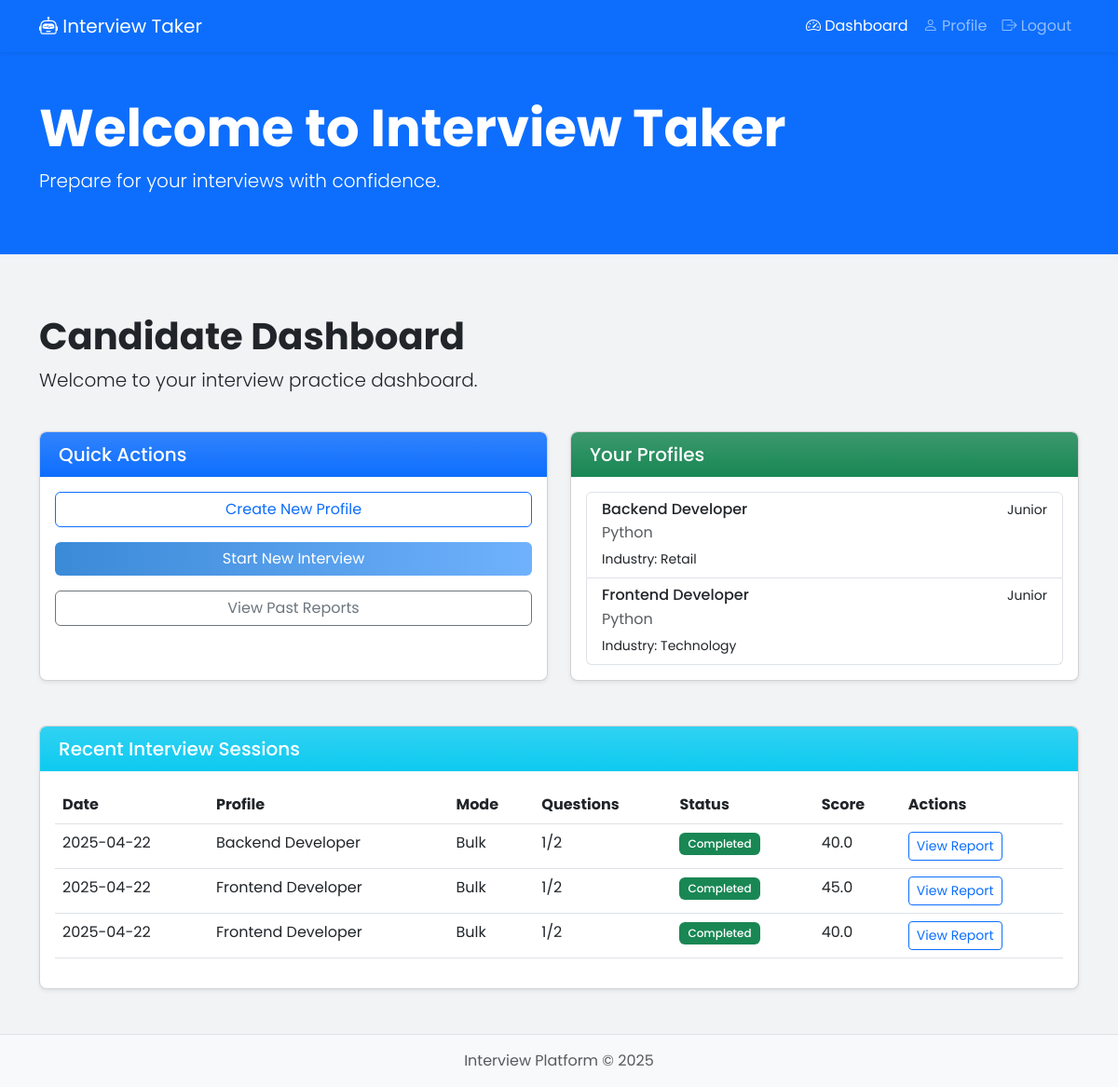
The app's page /dashboard (signed in) with its own data.
### app/models.py (models this page shows)
class Profile(db.Model):
    __tablename__ = 'profiles'
    id = db.Column(db.Integer, primary_key=True)
    user_id = db.Column(db.Integer, db.ForeignKey('users.id'), nullable=False)
    name = db.Column(db.String(100), nullable=False)
    email = db.Column(db.String(120))
    phone = db.Column(db.String(20))
    profile_type = db.Column(db.String(100), nullable=False)
    skills = db.Column(db.String(500))
    experience_level = db.Column(db.String(50), nullable=False)
    target_industry = db.Column(db.String(100), nullable=False)
    created_at = db.Column(db.DateTime, default=datetime.utcnow)
    updated_at = db.Column(db.DateTime, default=datetime.utcnow, onupdate=datetime.utcnow)

class Session(db.Model):
    __tablename__ = 'sessions'
    id = db.Column(db.Integer, primary_key=True)
    user_id = db.Column(db.Integer, db.ForeignKey('users.id'), nullable=False)
    profile_id = db.Column(db.Integer, db.ForeignKey('profiles.id'), nullable=False)
    job_title = db.Column(db.String(200), nullable=False)
    job_description = db.Column(db.Text, nullable=False)
    total_questions = db.Column(db.Integer, nullable=False)
    current_question_index = db.Column(db.Integer, default=0)
    mode = db.Column(db.String(20), nullable=False, default='interactive')  # 'interactive' or 'bulk'
    completed = db.Column(db.Boolean, default=False)
    created_at = db.Column(db.DateTime, default=datetime.utcnow)
    completed_at = db.Column(db.DateTime)
    overall_score = db.Column(db.Float, nullable=True)
    questions = db.relationship('Question', backref='session', lazy=True)
    profile = db.relationship('Profile', backref='sessions', lazy=True)

### app/routes/dashboard.py (the view)
@dashboard_bp.route('/dashboard')
def dashboard():
    if 'user_id' not in session:
        flash('Please login to access the dashboard', 'error')
        return redirect(url_for('auth_bp.login'))
    user_id = session['user_id']
    profiles = Profile.query.filter_by(user_id=user_id).all()
    active_sessions = InterviewSession.query.filter_by(user_id=user_id, completed=False).all()
    completed_sessions = InterviewSession.query.filter_by(user_id=user_id, completed=True).all()
    interview_sessions = active_sessions + completed_sessions
    return render_template('dashboard.html',
                         profiles=profiles,
                         interview_sessions=interview_sessions)

### app/__init__.py (called while the page is built)
@app.context_processor
def inject_now():
    return {'now': datetime.utcnow}

### app/templates/dashboard.html (shortened to what this page needs)
{% extends 'base.html' %}
{% block content %}
<div class="row mb-4">
    <div class="col">
        <h1 class="display-6 fw-bold">Candidate Dashboard</h1>
        <p class="lead">Welcome to your interview practice dashboard.</p>
    </div>
</div>
<div class="row mb-4">
    <div class="col-md-6 mb-4">
        <div class="card shadow-sm h-100">
            <div class="card-header bg-primary bg-gradient text-white">
                <h5 class="mb-0">Quick Actions</h5>
            </div>
            <div class="card-body">
                <div class="d-grid gap-3">
                    <a href="{{ url_for('dashboard_bp.profile') }}" class="btn btn-outline-primary">Create New Profile</a>
                    <a href="{{ url_for('dashboard_bp.start_interview') }}" class="btn btn-primary">Start New Interview</a>
                    <a href="{{ url_for('report_bp.reports') }}" class="btn btn-outline-secondary">View Past Reports</a>
                </div>
            </div>
        </div>
    </div>
    <div class="col-md-6 mb-4">
        <div class="card shadow-sm h-100">
            <div class="card-header bg-success bg-gradient text-white">
                <h5 class="mb-0">Your Profiles</h5>
            </div>
            <div class="card-body">
                {% if profiles %}
                <div class="list-group">
                    {% for profile in profiles %}
                    <div class="list-group-item">
                        <div class="d-flex w-100 justify-content-between">
                            <h6 class="mb-1">{{ profile.profile_type }}</h6>
                            <small>{{ profile.experience_level }}</small>
                        </div>
                        <p class="mb-1 text-muted">{{ profile.skills }}</p>
                        <small>Industry: {{ profile.target_industry }}</small>
                    </div>
                    {% endfor %}
                </div>
                {% else %}
                <div class="text-center py-4">
                    <p>You haven't created any profiles yet.</p>
                    <a href="{{ url_for('dashboard_bp.profile') }}" class="btn btn-primary">Create Profile</a>
                </div>
                {% endif %}
            </div>
        </div>
    </div>
</div>
<div class="row">
    <div class="col-12">
        <div class="card shadow-sm">
            <div class="card-header bg-info bg-gradient text-white">
                <h5 class="mb-0">Recent Interview Sessions</h5>
            </div>
            <div class="card-body">
                {% if interview_sessions %}
                <div class="table-responsive">
                    <table class="table table-hover">
                        <thead>
                            <tr>
                                <th>Date</th>
                                <th>Profile</th>
                                <th>Mode</th>
                                <th>Questions</th>
                                <th>Status</th>
                                <th>Score</th>
                                <th>Actions</th>
                            </tr>
                        </thead>
                        <tbody>
                            {% for session in interview_sessions %}
                            <tr>
                                <td>{{ session.created_at.strftime('%Y-%m-%d') }}</td>
                                <td>{{ session.profile.profile_type }}</td>
                                <td>{{ session.mode|capitalize }}</td>
                                <td>{{ session.current_question_index - 1 }}/{{ session.total_questions }}</td>
                                <td>
                                    {% if session.completed_at %}
                                    <span class="badge bg-success">Completed</span>
                                    {% else %}
                                    <span class="badge bg-warning text-dark">In Progress</span>
                                    {% endif %}
                                </td>
                                <td>{{ session.overall_score|default('N/A') }}</td>
                                <td>
                                    {% if session.completed_at %}
                                    <a href="{{ url_for('report_bp.view_report', session_id=session.id) }}" class="btn btn-sm btn-outline-primary">View Report</a>
                                    {% else %}
                                    <a href="{{ url_for('interview_bp.question', session_id=session.id) }}" class="btn btn-sm btn-outline-primary">Continue</a>
                                    {% endif %}
                                </td>
                            </tr>
                            {% endfor %}
                        </tbody>
                    </table>
                </div>
                {% else %}
                <div class="text-center py-4">
                    <p>You haven't started any interviews yet.</p>
                    <a href="{{ url_for('dashboard_bp.start_interview') }}" class="btn btn-primary">Start Interview</a>
                </div>
                {% endif %}
            </div>
        </div>
    </div>
</div>
{% endblock %}

### app/static/css/style.css (style rules this page uses)
body { min-height: 100vh; display: flex; flex-direction: column; font-family: 'Poppins', sans-serif; background-color: #f1f3f5; }
.bg-gradient { background-image: linear-gradient(to right, rgba(0,0,0,0.1), rgba(0,0,0,0)); }
.card { border-radius: 0.5rem; overflow: hidden; transition: transform 0.2s, box-shadow 0.2s; }
.card-header { border-bottom: 0; padding: 0.75rem 1.25rem; }
.badge { font-weight: 500; padding: 0.5em 0.75em; }
.btn-primary { background: linear-gradient(to right, #3b8ad8, #6fb1fc); border: none; transition: background 0.3s ease; }

### records on screen
Profile: profile_type "Backend Developer", experience_level "Junior", skills "Python", target_industry "Retail"
Profile: profile_type "Frontend Developer", experience_level "Junior", skills "Python", target_industry "Technology"

### other values on screen
{{ session.created_at.strftime('%Y-%m-%d') }} "2025-04-22"
{{ session.profile.profile_type }} "Backend Developer"
{{ session.mode|capitalize }} "Bulk"
{{ session.current_question_index - 1 }} "1"
{{ session.total_questions }} "2"
{{ session.overall_score|default('N/A') }} "40.0"
{{ session.profile.profile_type }} "Frontend Developer"
{{ session.overall_score|default('N/A') }} "45.0"
